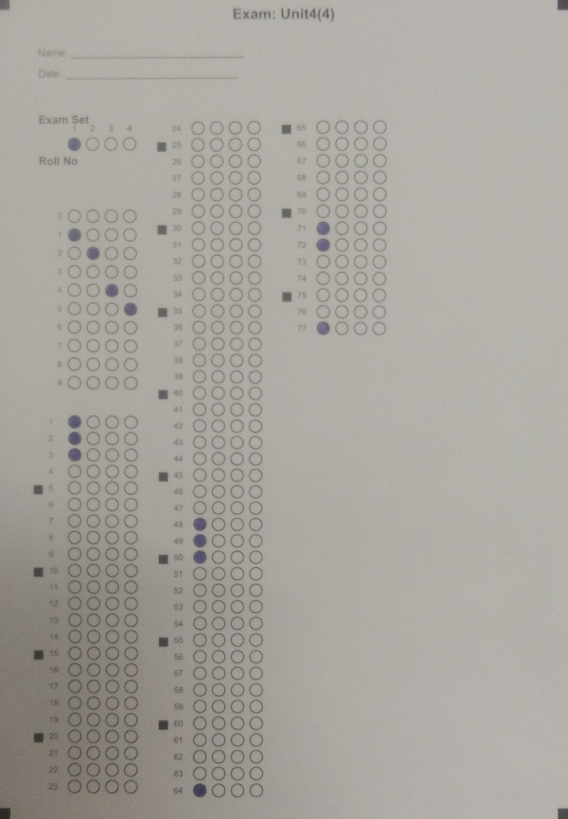
#> input picture backend/warped_debug.png, 1136 x 1637 px (shown at 1/2 size)
$ python test_morph.py
#> lines starting #> are read from the running program, lines starting #| are printed output that depends on the picture; after the words box and inside, x2 and y2 are one past the last pixel; in counts of white or black regions, pixels touching at a corner belong together
import cv2
import numpy as np
import math

# Use the saved warped image directly since thresh_debug is already thresholded
gray = cv2.imread("warped_debug.png", cv2.IMREAD_GRAYSCALE)
#> gray: shape (1637, 1136); min 30, max 193, mean 164.9
if gray is None: exit()

# Our current dual threshold logic:
t_adaptive = cv2.adaptiveThreshold(
    gray, 255, cv2.ADAPTIVE_THRESH_GAUSSIAN_C, cv2.THRESH_BINARY_INV, 101, 5
)
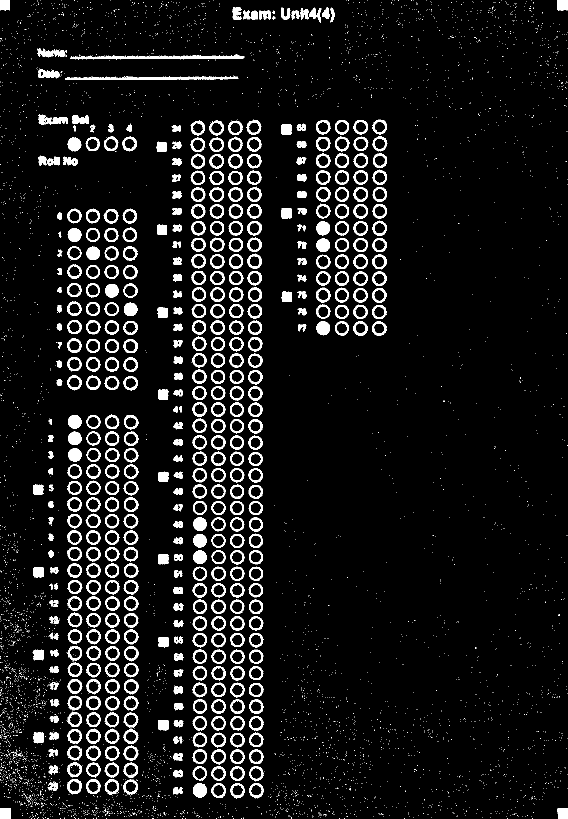
#> t_adaptive: shape (1637, 1136) (shown at 1/2 size); 7.9% white; 5098 white regions (4604 under 20 px), largest, box (x1, y1, x2, y2) and area: (140, 109, 489, 119) 1787, (130, 152, 477, 160) 1549, (76, 229, 136, 249) 689
_, t_otsu = cv2.threshold(gray, 0, 255, cv2.THRESH_BINARY_INV | cv2.THRESH_OTSU)
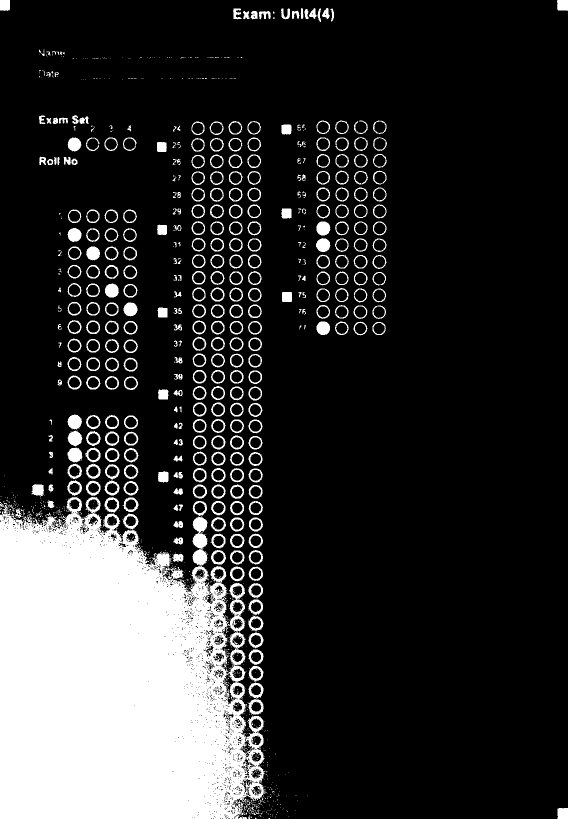
#> t_otsu: shape (1637, 1136) (shown at 1/2 size); 18.2% white; 1185 white regions (825 under 20 px), largest, box (x1, y1, x2, y2) and area: (0, 994, 531, 1637) 264407, (135, 895, 165, 925) 670, (135, 861, 164, 893) 653
combined = cv2.bitwise_or(t_adaptive, t_otsu)
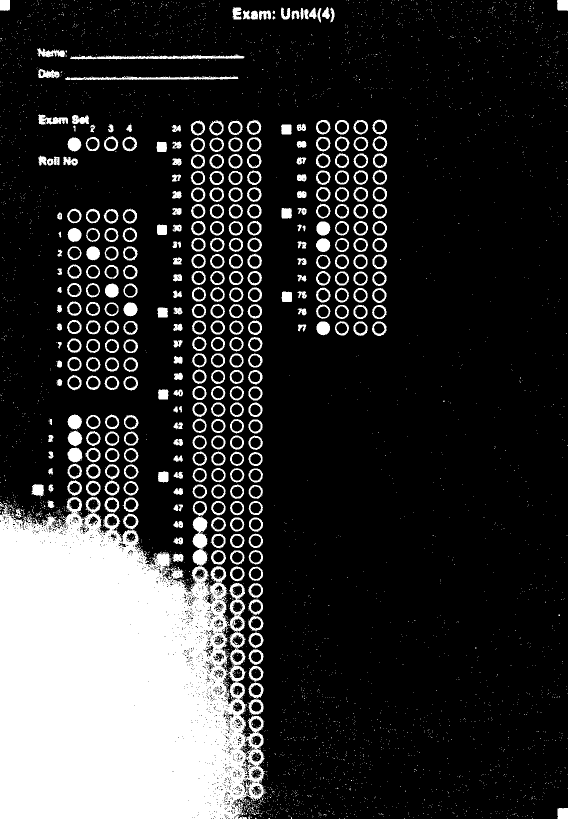
#> combined: shape (1637, 1136) (shown at 1/2 size); 19.8% white; 3829 white regions (3488 under 20 px), largest, box (x1, y1, x2, y2) and area: (0, 994, 531, 1637) 264407, (140, 109, 489, 119) 1787, (130, 152, 477, 160) 1549

# Morphological open to remove speckle noise
kernel = np.ones((3, 3), np.uint8)
# Dilation first then erosion (closing) might be better to connect broken bubble edges!
# wait, morph_close is better for bubbles that might have small gaps in their lines!
cleaned = cv2.morphologyEx(combined, cv2.MORPH_OPEN, kernel, iterations=1)
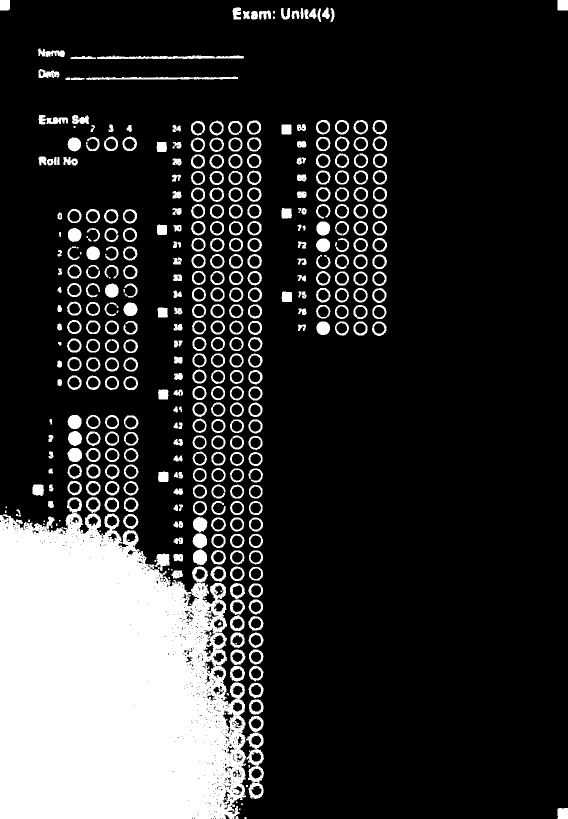
#> cleaned: shape (1637, 1136) (shown at 1/2 size); 19% white; 413 white regions (38 under 20 px)

# Let's try finding bubbles on cleaned
cnts_cleaned, _ = cv2.findContours(cleaned, cv2.RETR_EXTERNAL, cv2.CHAIN_APPROX_SIMPLE)
#> cnts_cleaned = 407 contours, 42 with area under 20; largest, box (x1, y1, x2, y2) and area: (0, 995, 492, 1637) 253520, (492, 1465, 528, 1598) 2980, (194, 111, 431, 118) 893, (384, 1133, 416, 1165) 730, (497, 1432, 527, 1464) 695

cleaned_close = cv2.morphologyEx(combined, cv2.MORPH_CLOSE, kernel, iterations=1)
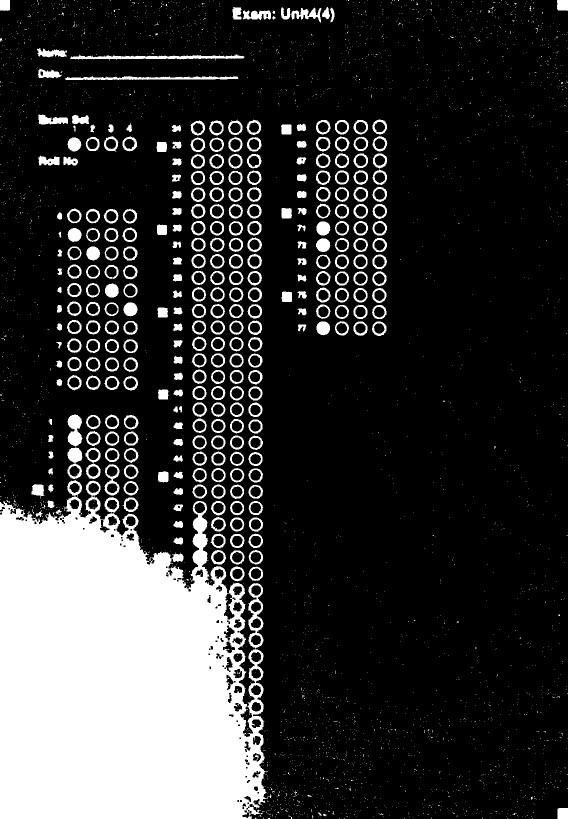
#> cleaned_close: shape (1637, 1136) (shown at 1/2 size); 20.5% white; 2992 white regions (2683 under 20 px)
cnts_close, _ = cv2.findContours(cleaned_close, cv2.RETR_EXTERNAL, cv2.CHAIN_APPROX_SIMPLE)
#> cnts_close = 2969 contours, 2666 with area under 20; largest, box (x1, y1, x2, y2) and area: (0, 960, 536, 1637) 290302, (135, 829, 166, 958) 2528, (140, 109, 489, 121) 1612, (130, 151, 477, 160) 1335, (208, 928, 239, 991) 1260

def get_valid_bubbles(cnts):
    valid = []
    for c in cnts:
        area = cv2.contourArea(c)
        if 80 < area < 3000:
            perimeter = cv2.arcLength(c, True)
            if perimeter > 0:
                circularity = (4.0 * math.pi * area) / (perimeter * perimeter)
                if circularity > 0.3:
                    x,y,w,h = cv2.boundingRect(c)
                    if 0.5 < w/float(h) < 2.0:
                        valid.append(c)
#> this loop made 407 passes
#> (area, perimeter, circularity, x, y, w, h) on passes 4, 10, 11, 13, 14, 15, 16, 17, 18, 19, 20, 21: (391.5, 81.07, 0.749, 1115, 1616, 21, 21), (695, 103.6, 0.814, 497, 1432, 30, 32), (676.5, 100.2, 0.847, 498, 1399, 29, 30), (663.5, 99.01, 0.85, 497, 1366, 30, 30), (631.5, 98.67, 0.815, 498, 1332, 29, 31), (691.5, 107, 0.759, 460, 1332, 30, 31), (640, 98.77, 0.824, 498, 1299, 29, 30), (677.5, 103.4, 0.797, 461, 1299, 30, 31), (647.5, 97.5, 0.856, 497, 1265, 30, 31), (659.5, 101.4, 0.807, 461, 1265, 28, 31), (632.5, 98.18, 0.825, 497, 1232, 30, 29), (677.5, 101.8, 0.821, 460, 1230, 29, 32)
#> (area, perimeter, circularity) on passes 9, 71, 81, 92, 93: (2980, 465, 0.173), (207, 163.1, 0.0978), (202.5, 164.1, 0.0945), (203, 162.7, 0.0964), (198, 164.4, 0.0921)
#> after the loop, valid = 282 contours; largest, box (x1, y1, x2, y2) and area: (384, 1133, 416, 1165) 730, (497, 1432, 527, 1464) 695, (460, 1332, 490, 1363) 692, (461, 1299, 491, 1330) 678, (460, 1230, 489, 1262) 678
    return valid

print(f"Valid bubbles OPEN: {len(get_valid_bubbles(cnts_cleaned))}")
#| Valid bubbles OPEN: 282
print(f"Valid bubbles CLOSE: {len(get_valid_bubbles(cnts_close))}")
#> the loop in get_valid_bubbles (call 2), `for c in cnts:` made 2969 passes
#> (area, perimeter, circularity, x, y, w, h) on passes 110, 1091, 1092, 1113, 1115, 1116, 1134, 1141, 1144, 1145, 1159, 1164: (397.5, 79.41, 0.792, 1115, 1616, 21, 21), (599.5, 94.67, 0.841, 497, 1133, 29, 29), (625.5, 95.84, 0.856, 460, 1133, 29, 30), (599, 93.6, 0.859, 460, 1101, 29, 28), (599, 94.43, 0.844, 497, 1100, 29, 29), (635, 96.43, 0.858, 422, 1100, 30, 29), (180.5, 57.21, 0.693, 347, 1075, 19, 14), (608, 93.6, 0.872, 460, 1068, 29, 28), (599.5, 95.01, 0.835, 497, 1067, 29, 29), (605.5, 97.84, 0.795, 421, 1067, 30, 30), (181, 56.63, 0.709, 347, 1042, 19, 14), (587.5, 91.84, 0.875, 498, 1035, 28, 29)
#| Valid bubbles CLOSE: 274

# Let's find why there might be less. Is there a big bounding box issue? Let's check the size of the image.
print(f"Image shape: {gray.shape}")
#| Image shape: (1637, 1136)
